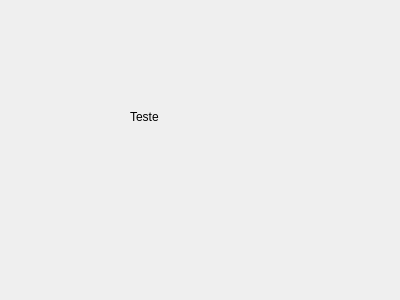
<?xml version="1.0" encoding="UTF-8"?>
<ui version="4.0">
 <class>Form</class>
 <widget class="QWidget" name="Form">
  <property name="geometry">
   <rect>
    <x>0</x>
    <y>0</y>
    <width>400</width>
    <height>300</height>
   </rect>
  </property>
  <property name="windowTitle">
   <string>Form</string>
  </property>
  <widget class="QLabel" name="label">
   <property name="geometry">
    <rect>
     <x>130</x>
     <y>110</y>
     <width>47</width>
     <height>13</height>
    </rect>
   </property>
   <property name="text">
    <string>Teste</string>
   </property>
  </widget>
 </widget>
 <resources/>
 <connections/>
</ui>
